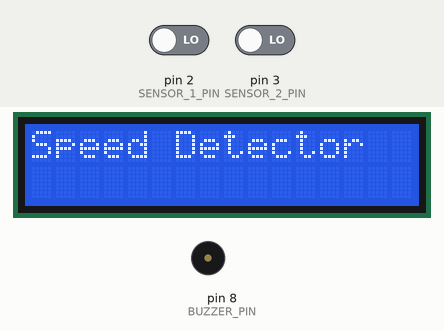
This sketch was run on a simulated Arduino Uno, built with avr-gcc and run on an emulated ATmega328P. Parts: 16×2 character LCD, buzzer (waves = sounding, pin HIGH). The test bench sets the inputs (shaded band); at power-on: pin 2 (SENSOR_1_PIN) LOW, pin 3 (SENSOR_2_PIN) LOW.

Above: at 0.1 s.
At 3.2 s:
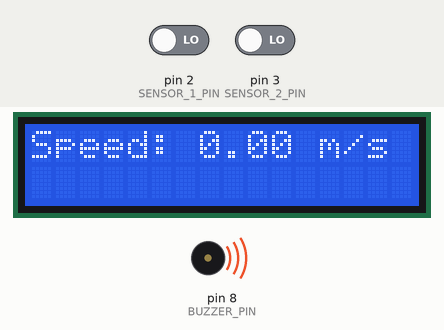
3.3 s: pin 2 (SENSOR_1_PIN) driven HIGH and pin 3 (SENSOR_2_PIN) driven HIGH
At 3.51 s:
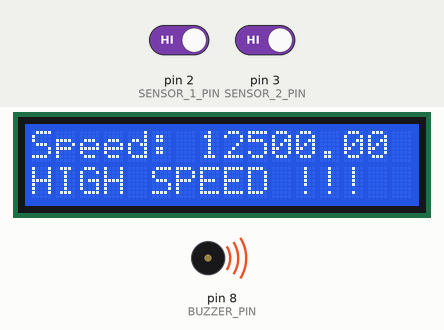
Timing chart, 0 to 6.8 s (numbered marks = the images above; inputs shaded):
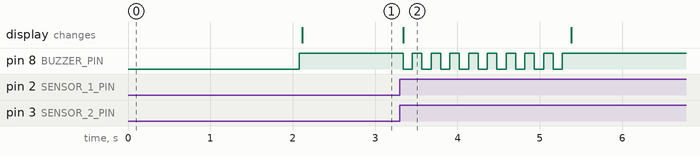

Measured:
- after the input at 3.3 s, pin 8 (BUZZER_PIN): alternates HIGH for 0.11 s and LOW for 0.11 s, 18 changes in all, then stays HIGH, starting at once; the display: changes at once (image 2)

The sketch:

sketch_feb09a.ino
```cpp
#include <Wire.h>
#include <LiquidCrystal_I2C.h>
LiquidCrystal_I2C lcd(0x27, 16, 2);

#define SENSOR_1_PIN 2
#define SENSOR_2_PIN 3
#define BUZZER_PIN 8

volatile unsigned long timeSensor1 = 0;
volatile unsigned long timeSensor2 = 0;
volatile bool sensor1Triggered = false;
volatile bool sensor2Triggered = false;

const float distanceBetweenSensors = 0.1; // meters
float speed = 0;
unsigned long lastDetectionTime = 0;
const unsigned long resetDelay = 2000; // 2 sec

// For non-blocking buzzer beep
unsigned long lastBuzzerTime = 0;
const unsigned long buzzerInterval = 100; // fast beep interval (ms)
bool buzzerState = false;
bool objectDetected = false;

void sensor1ISR();
void sensor2ISR();

void setup() {
  lcd.begin(16, 2);
  lcd.backlight();
  lcd.setCursor(0, 0);
  lcd.print("Speed Detector");
  delay(2000);
  lcd.clear();

  pinMode(SENSOR_1_PIN, INPUT);
  pinMode(SENSOR_2_PIN, INPUT);
  pinMode(BUZZER_PIN, OUTPUT);
  digitalWrite(BUZZER_PIN, HIGH); // HIGH kar ke dekho (inverted logic test)

  attachInterrupt(digitalPinToInterrupt(SENSOR_1_PIN), sensor1ISR, RISING);
  attachInterrupt(digitalPinToInterrupt(SENSOR_2_PIN), sensor2ISR, RISING);
}

void loop() {
  unsigned long currentMillis = millis();

  // --- Calculate speed if sensors triggered ---
  if (sensor1Triggered && sensor2Triggered) {
    sensor1Triggered = false;
    sensor2Triggered = false;

    unsigned long timeDiff = abs(timeSensor2 - timeSensor1);
    if (timeDiff > 0) {
      speed = distanceBetweenSensors / (timeDiff / 1000000.0);
      lastDetectionTime = currentMillis;
      objectDetected = true;
    }
  }

  // --- Reset speed after inactivity ---
  if (currentMillis - lastDetectionTime > resetDelay) {
    speed = 0;
    objectDetected = false;
  }

  // --- Display speed ---
  lcd.setCursor(0, 0);
  lcd.print("Speed: ");
  lcd.print(speed, 2);
  lcd.print(" m/s   ");

  // --- Display category ---
  lcd.setCursor(0, 1);
  if (speed > 0 && speed < 50) {
    lcd.print("LOW SPEED       ");
  } else if (speed >= 50 && speed < 80) {
    lcd.print("NORMAL SPEED    ");
  } else if (speed >= 80) {
    lcd.print("HIGH SPEED !!!  ");
  } else {
    lcd.print("                ");
  }

  // --- Buzzer control (INVERTED LOGIC) ---
  if (objectDetected && speed > 0) {
    if (currentMillis - lastBuzzerTime >= buzzerInterval) {
      lastBuzzerTime = currentMillis;
      buzzerState = !buzzerState;
      digitalWrite(BUZZER_PIN, buzzerState ? LOW : HIGH); // INVERTED!
    }
  } else {
    digitalWrite(BUZZER_PIN, HIGH); // HIGH = OFF
    buzzerState = false;
  }

  delay(20);
}

// --- ISR functions ---
void sensor1ISR() {
  if (!sensor1Triggered) {
    timeSensor1 = micros();
    sensor1Triggered = true;
  }
}

void sensor2ISR() {
  if (!sensor2Triggered) {
    timeSensor2 = micros();
    sensor2Triggered = true;
  }
}
```
